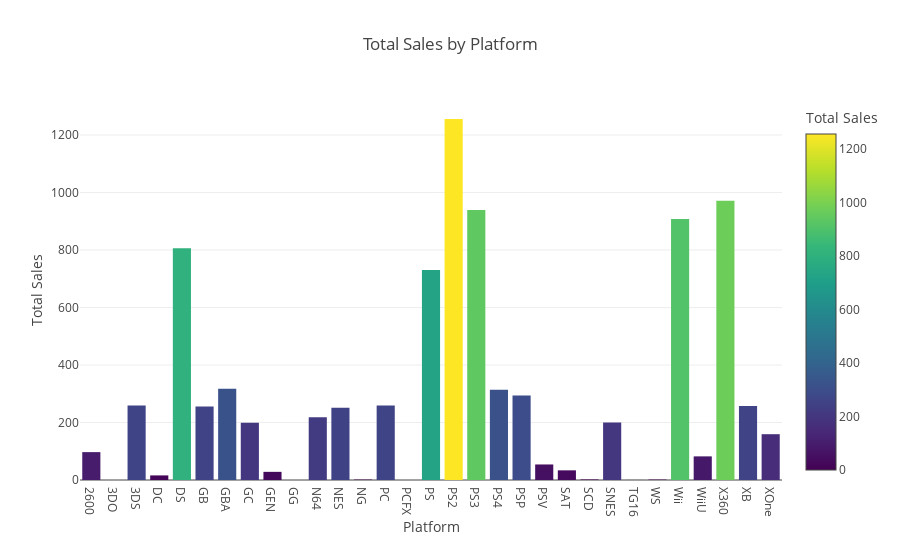

The code cell stored with this chart in its notebook:
### Markdown cell above
# Title of data analysis

### Code cell
# group by total sales and platform
total_sales_by_platform = df.groupby('platform')['total_sales'].sum().reset_index()

# create bar charts
fig0 = px.bar(total_sales_by_platform, x='platform', y='total_sales', title='Total Sales by Platform', labels={'platform': 'Platform', 'total_sales': 'Total Sales'}, color='total_sales', color_continuous_scale='Viridis')

# Show the plot
fig0.show()

### Figure 1 — Plotly figure (JSON) as saved in the notebook; plotly's stock layout.template omitted (floating-point values rounded to 4 significant figures)
{"data": [{"alignmentgroup": "True", "hovertemplate": "Platform=%{x}<br>Total Sales=%{marker.color}<extra></extra>", "legendgroup": "", "marker": {"color": [96.98, 0.1, 259, 15.95, 806.1, 255.5, 317.9, 198.9, 28.35, 0.04, 218.7, 251.1, 1.44, 259.5, 0.03, 730.9, 1256.0, 939.6, 314.1, 294.1, 54.07, 33.59, 1.86, 200.0, 0.16, 1.42, 907.5, 82.19, 971.4, 257.7, 159.3], "coloraxis": "coloraxis", "pattern": {"shape": ""}}, "name": "", "offsetgroup": "", "orientation": "v", "showlegend": false, "textposition": "auto", "type": "bar", "x": ["2600", "3DO", "3DS", "DC", "DS", "GB", "GBA", "GC", "GEN", "GG", "N64", "NES", "NG", "PC", "PCFX", "PS", "PS2", "PS3", "PS4", "PSP", "PSV", "SAT", "SCD", "SNES", "TG16", "WS", "Wii", "WiiU", "X360", "XB", "XOne"], "xaxis": "x", "y": [96.98, 0.1, 259, 15.95, 806.1, 255.5, 317.9, 198.9, 28.35, 0.04, 218.7, 251.1, 1.44, 259.5, 0.03, 730.9, 1256.0, 939.6, 314.1, 294.1, 54.07, 33.59, 1.86, 200.0, 0.16, 1.42, 907.5, 82.19, 971.4, 257.7, 159.3], "yaxis": "y"}], "layout": {"barmode": "relative", "coloraxis": {"colorbar": {"title": {"text": "Total Sales"}}, "colorscale": [[0, "#440154"], [0.1111, "#482878"], [0.2222, "#3e4989"], [0.3333, "#31688e"], [0.4444, "#26828e"], [0.5556, "#1f9e89"], [0.6667, "#35b779"], [0.7778, "#6ece58"], [0.8889, "#b5de2b"], [1, "#fde725"]]}, "legend": {"tracegroupgap": 0}, "title": {"text": "Total Sales by Platform"}, "xaxis": {"anchor": "y", "domain": [0, 1], "title": {"text": "Platform"}}, "yaxis": {"anchor": "x", "domain": [0, 1], "title": {"text": "Total Sales"}}}}
